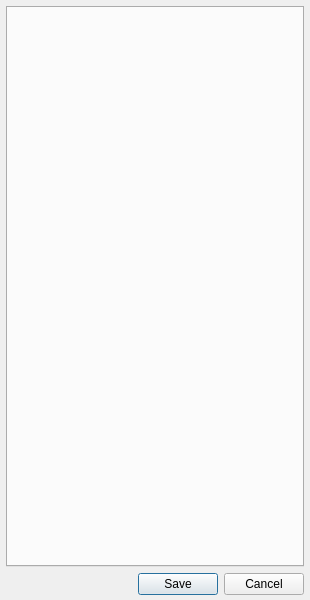
<?xml version="1.0" encoding="UTF-8"?>
<ui version="4.0">
 <class>OptionsDlg</class>
 <widget class="QDialog" name="OptionsDlg">
  <property name="geometry">
   <rect>
    <x>0</x>
    <y>0</y>
    <width>310</width>
    <height>600</height>
   </rect>
  </property>
  <property name="sizePolicy">
   <sizepolicy hsizetype="MinimumExpanding" vsizetype="MinimumExpanding">
    <horstretch>0</horstretch>
    <verstretch>0</verstretch>
   </sizepolicy>
  </property>
  <property name="windowTitle">
   <string>Qfsm Options</string>
  </property>
  <layout class="QVBoxLayout" name="verticalLayout">
   <property name="leftMargin">
    <number>6</number>
   </property>
   <property name="topMargin">
    <number>6</number>
   </property>
   <property name="rightMargin">
    <number>6</number>
   </property>
   <property name="bottomMargin">
    <number>5</number>
   </property>
   <item>
    <widget class="QTabWidget" name="tabs">
     <property name="tabShape">
      <enum>QTabWidget::Rounded</enum>
     </property>
    </widget>
   </item>
   <item>
    <widget class="QDialogButtonBox" name="buttonBox">
     <property name="orientation">
      <enum>Qt::Horizontal</enum>
     </property>
     <property name="standardButtons">
      <set>QDialogButtonBox::Cancel|QDialogButtonBox::Save</set>
     </property>
    </widget>
   </item>
  </layout>
 </widget>
 <resources/>
 <connections>
  <connection>
   <sender>buttonBox</sender>
   <signal>accepted()</signal>
   <receiver>OptionsDlg</receiver>
   <slot>accept()</slot>
   <hints>
    <hint type="sourcelabel">
     <x>248</x>
     <y>254</y>
    </hint>
    <hint type="destinationlabel">
     <x>157</x>
     <y>274</y>
    </hint>
   </hints>
  </connection>
  <connection>
   <sender>buttonBox</sender>
   <signal>rejected()</signal>
   <receiver>OptionsDlg</receiver>
   <slot>reject()</slot>
   <hints>
    <hint type="sourcelabel">
     <x>316</x>
     <y>260</y>
    </hint>
    <hint type="destinationlabel">
     <x>286</x>
     <y>274</y>
    </hint>
   </hints>
  </connection>
 </connections>
</ui>
